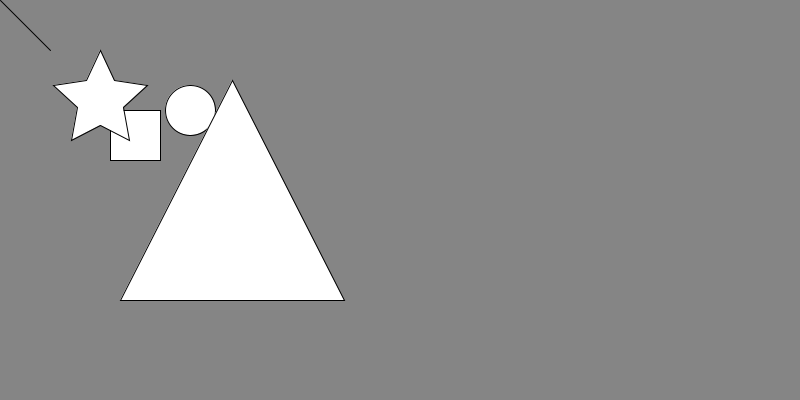
Frame 1 (no input)
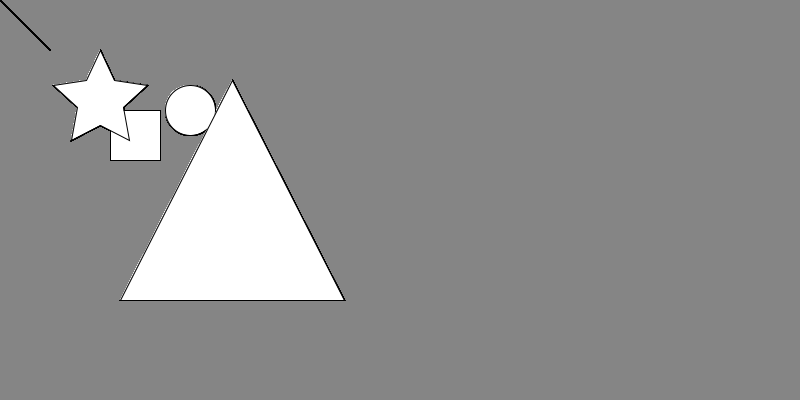
Frame 60 (the mouse pressed at the canvas centre just before this capture)
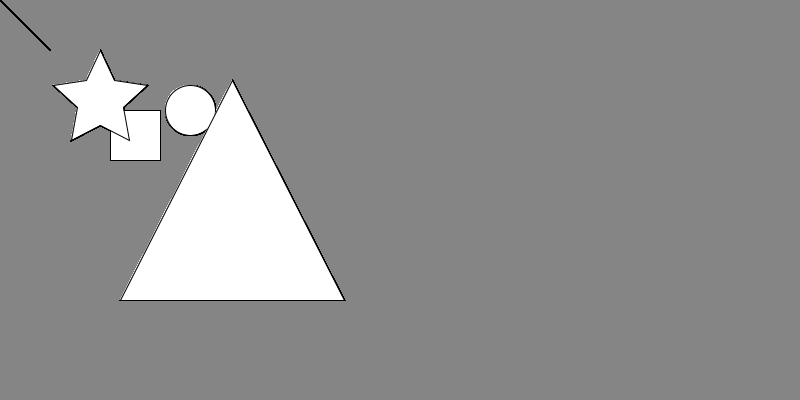
Frame 120 (the mouse held since frame 60 and released just before this capture)

The Processing sketch that drew these frames (run headless with seeded random() and noise(); from frame 60 on, the mouse is pressed at the canvas centre):

// Processing sketch: sketch_0007figuregeometriche
// ── sketch_0007figuregeometriche.pde
//figure geometriche
void setup() {
  size(800, 400);
  background(133);
}

void draw() {
  rect(110, 110, 50, 50);
  //ellipseMode(CORNER);
  ellipse(190, 110, 50, 50);
  line(0, 0, 50, 50);
  triangle(120, 300, 232, 80, 344, 300);
  //per disegnare figure complesse si usano i vertici
  beginShape();
    vertex(100, 50);
    vertex(114, 80);
    vertex(147, 85);
    vertex(123, 107);
    vertex(129, 140);
    vertex(100, 125);
    vertex(71, 140);
    vertex(77, 107);
    vertex(53, 85);
    vertex(86, 80);
    endShape(CLOSE);
}
